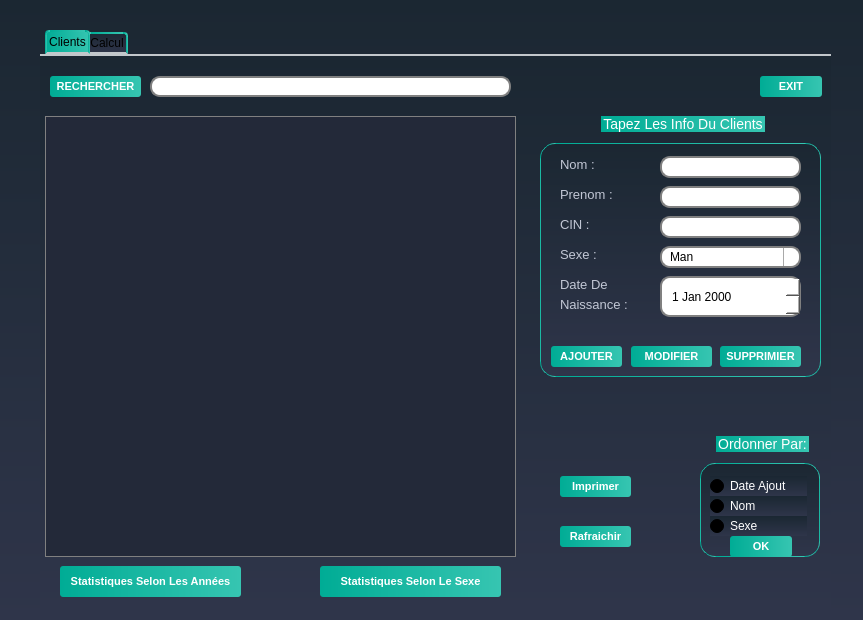
<?xml version="1.0" encoding="UTF-8"?>
<ui version="4.0">
 <class>Clients</class>
 <widget class="QDialog" name="Clients">
  <property name="geometry">
   <rect>
    <x>0</x>
    <y>0</y>
    <width>863</width>
    <height>620</height>
   </rect>
  </property>
  <property name="windowTitle">
   <string>Clients Management</string>
  </property>
  <property name="styleSheet">
   <string notr="true">/*-----QWidget-----*/
QWidget
{
	background-color: qlineargradient(spread:repeat, x1:1, y1:0, x2:1, y2:1, stop:0 rgba(27, 39, 50, 255),stop:1 rgba(47, 53, 74, 255));
	color: #000000;

}


/*-----QLabel-----*/
QLabel
{
	background-color: transparent;
	color: #c2c7d5;
	font-size: 13px;

}


/*-----QPushButton-----*/
QPushButton
{
	background-color: qlineargradient(spread:pad, x1:0, y1:0.511, x2:1, y2:0.511, stop:0 rgba(0, 172, 149, 255),stop:0.995192 rgba(54, 197, 177, 255));
	color: #fff;
	font-size: 11px;
	font-weight: bold;
	border: none;
	border-radius: 3px;
	padding: 5px;

}


QPushButton::pressed
{
	background-color: qlineargradient(spread:pad, x1:0, y1:0.511, x2:1, y2:0.511, stop:0 rgba(0, 207, 179, 255),stop:1 rgba(70, 255, 230, 255));

}


/*-----QCheckBox-----*/
QCheckBox
{
	background-color: transparent;
	color: #fff;
	font-size: 10px;
	font-weight: bold;
	border: none;
	border-radius: 5px;

}


/*-----QCheckBox-----*/
QCheckBox::indicator
{
    color: #b1b1b1;
    background-color: #323232;
    border: 1px solid darkgray;
    width: 12px;
    height: 12px;

}


QCheckBox::indicator:checked
{
    image:url(&quot;./ressources/check.png&quot;);
	background-color: qlineargradient(spread:pad, x1:0, y1:0.511, x2:1, y2:0.511, stop:0 rgba(0, 172, 149, 255),stop:0.995192 rgba(54, 197, 177, 255));;
    border: 1px solid #607cff;

}


QCheckBox::indicator:unchecked:hover
{
    border: 1px solid #08b099;

}


QCheckBox::disabled
{
	color: #656565;

}


QCheckBox::indicator:disabled
{
	background-color: #656565;
	color: #656565;
    border: 1px solid #656565;

}


/*-----QLineEdit-----*/
QLineEdit
{
	background-color: #c2c7d5;
	color: #000;
	font-weight: bold;
	border: none;
	border-radius: 2px;
	padding: 3px;

}



/*-----QListView-----*/
QListView
{
	background-color: qlineargradient(spread:pad, x1:1, y1:0, x2:1, y2:1, stop:0 rgba(50, 61, 80, 255),stop:1 rgba(44, 49, 69, 255));
	color: #fff;
	font-size: 12px;
	font-weight: bold;
	border: 1px solid #191919;
	show-decoration-selected: 0;

}


QListView::item
{
	color: #31cecb;
	background-color: #454e5e;
	border: none;
	padding: 5px;
	border-radius: 0px;
	padding-left : 10px;
	height: 42px;

}

QListView::item:selected
{
	color: #31cecb;
	background-color: #454e5e;

}


QListView::item:!selected
{
	color:white;
	background-color: transparent;
	border: none;
	padding-left : 10px;

}


QListView::item:!selected:hover
{
	color: #bbbcba;
	background-color: #454e5e;
	border: none;
	padding-left : 10px;

}


/*-----QTreeView-----*/
QTreeView 
{
	background-color: #232939;
	show-decoration-selected: 0;
	color: #c2c8d7;

}


QTreeView::item 
{
	border-top-color: transparent;
	border-bottom-color: transparent;

}


QTreeView::item:hover 
{
	background-color: #606060;
	color: #fff;

}


QTreeView::item:selected 
{
	background-color: #0ab19a;
	color: #fff;

}


QTreeView::item:selected:active
{
	background-color: #0ab19a;
	color: #fff;

}


QTreeView::branch:has-children:!has-siblings:closed,
QTreeView::branch:closed:has-children:has-siblings 
{
	image: url(://tree-closed.png);

}

QTreeView::branch:open:has-children:!has-siblings,
QTreeView::branch:open:has-children:has-siblings  
{
	image: url(://tree-open.png);

}


/*-----QTableView &amp; QTableWidget-----*/
QTableView
{
    background-color: #232939;
	border: 1px solid gray;
    color: #f0f0f0;
    gridline-color: #232939;
    outline : 0;

}


QTableView::disabled
{
    background-color: #242526;
    border: 1px solid #32414B;
    color: #656565;
    gridline-color: #656565;
    outline : 0;

}


QTableView::item:hover 
{
    background-color: #606060;
    color: #f0f0f0;

}


QTableView::item:selected 
{
	background-color: #0ab19a;
    color: #F0F0F0;

}


QTableView::item:selected:disabled
{
    background-color: #1a1b1c;
    border: 2px solid #525251;
    color: #656565;

}


QTableCornerButton::section
{
	background-color: #343a49;
    color: #fff;

}


QHeaderView::section
{
	color: #fff;
	border-top: 0px;
	border-bottom: 1px solid gray;
	border-right: 1px solid gray;
	background-color: #343a49;
    margin-top:1px;
	margin-bottom:1px;
	padding: 5px;

}


QHeaderView::section:disabled
{
    background-color: #525251;
    color: #656565;

}


QHeaderView::section:checked
{
    color: #fff;
    background-color: #0ab19a;

}


QHeaderView::section:checked:disabled
{
    color: #656565;
    background-color: #525251;

}


QHeaderView::section::vertical::first,
QHeaderView::section::vertical::only-one
{
    border-top: 1px solid #353635;

}


QHeaderView::section::vertical
{
    border-top: 1px solid #353635;

}


QHeaderView::section::horizontal::first,
QHeaderView::section::horizontal::only-one
{
    border-left: 1px solid #353635;

}


QHeaderView::section::horizontal
{
    border-left: 1px solid #353635;

}


/*-----QScrollBar-----*/
QScrollBar:horizontal 
{
    background-color: transparent;
    height: 8px;
    margin: 0px;
    padding: 0px;

}


QScrollBar::handle:horizontal 
{
    border: none;
	min-width: 100px;
    background-color: #56576c;

}


QScrollBar::add-line:horizontal, 
QScrollBar::sub-line:horizontal,
QScrollBar::add-page:horizontal, 
QScrollBar::sub-page:horizontal 
{
    width: 0px;
    background-color: transparent;

}


QScrollBar:vertical 
{
    background-color: transparent;
    width: 8px;
    margin: 0;

}


QScrollBar::handle:vertical 
{
    border: none;
	min-height: 100px;
    background-color: #56576c;

}


QScrollBar::add-line:vertical, 
QScrollBar::sub-line:vertical,
QScrollBar::add-page:vertical, 
QScrollBar::sub-page:vertical 
{
    height: 0px;
    background-color: transparent;

}
QGroupBox  {
    border: 1px solid gray;
    border-color: qlineargradient(spread:pad, x1:0, y1:0.511, x2:1, y2:0.511, stop:0 rgba(0, 172, 149, 255),stop:0.995192 rgba(54, 197, 177, 255));;
    margin-top: 27px;
    font-size: 14px;
    border-radius: 15px;
}

QGroupBox::title  {
    subcontrol-origin: margin;
    subcontrol-position: top center;
    padding: 5px 8000px 5px 8000px;
    background-color: qlineargradient(spread:pad, x1:0, y1:0.511, x2:1, y2:0.511, stop:0 rgba(0, 172, 149, 255),stop:0.995192 rgba(54, 197, 177, 255));;
    color: rgb(255, 255, 255);
}
QLineEdit {
    border: 2px solid gray;
    border-radius: 10px;
    padding: 0 8px;
    background: white;
    selection-background-color: darkgray;
}
QComboBox {
    border: 2px solid grey;
    border-radius: 10px;
    padding: 0 8px;
    min-width: 6em;
}

QComboBox:editable {
    background: white;
}

QComboBox:!editable, QComboBox::drop-down:editable {
     background: white;
}

/* QComboBox gets the &quot;on&quot; state when the popup is open */
QComboBox:!editable:on, QComboBox::drop-down:editable:on {
    background: qlineargradient(x1: 0, y1: 0, x2: 0, y2: 1,
                                stop: 0 #D3D3D3, stop: 0.4 #D8D8D8,
                                stop: 0.5 #DDDDDD, stop: 1.0 #E1E1E1);
}

QComboBox:on { /* shift the text when the popup opens */
    padding-top: 3px;
    padding-left: 4px;
}

QComboBox::drop-down {
    subcontrol-origin: padding;
    subcontrol-position: top right;
    width: 15px;

    border-left-width: 1px;
    border-left-color: darkgray;
    border-left-style: solid; /* just a single line */
    border-top-right-radius: 10px; /* same radius as the QComboBox */
    border-bottom-right-radius: 10px;
}

QComboBox::down-arrow {
    image: url(/usr/share/icons/crystalsvg/16x16/actions/1downarrow.png);
}

QComboBox::down-arrow:on { /* shift the arrow when popup is open */
    top: 1px;
    left: 1px;
}
QComboBox QAbstractItemView {
    border: 2px solid gray;
    selection-background-color: lightgray;
}
QTabWidget::pane { /* The tab widget frame */
    border-top: 2px solid #C2C7CB;
}

QTabWidget::tab-bar {
    left: 5px; /* move to the right by 5px */
}

/* Style the tab using the tab sub-control. Note that
    it reads QTabBar _not_ QTabWidget */
QTabBar::tab {
    background: qlineargradient(x1: 0, y1: 0, x2: 0, y2: 1,
                                stop: 0 #E1E1E1, stop: 0.4 #DDDDDD,
                                stop: 0.5 #D8D8D8, stop: 1.0 #D3D3D3);
    border: 2px solid qlineargradient(spread:pad, x1:0, y1:0.511, x2:1, y2:0.511, stop:0 rgba(0, 172, 149, 255),stop:0.995192 rgba(54, 197, 177, 255));;
    border-bottom-color: #C2C7CB; /* same as the pane color */
    border-top-left-radius: 4px;
    border-top-right-radius: 4px;
    min-width: 8ex;
    padding: 2px;
}

QTabBar::tab:selected, QTabBar::tab:hover {
    background: qlineargradient(spread:pad, x1:0, y1:0.511, x2:1, y2:0.511, stop:0 rgba(0, 172, 149, 255),stop:0.995192 rgba(54, 197, 177, 255));
}

QTabBar::tab:selected {
    border-color:qlineargradient(spread:pad, x1:0, y1:0.511, x2:1, y2:0.511, stop:0 rgba(0, 172, 149, 255),stop:0.995192 rgba(54, 197, 177, 255));
    border-bottom-color: #C2C7CB; /* same as pane color */
}

QTabBar::tab:!selected {
    margin-top: 2px; /* make non-selected tabs look smaller */
}

/* make use of negative margins for overlapping tabs */
QTabBar::tab:selected {
    /* expand/overlap to the left and right by 4px */
    margin-left: -4px;
    margin-right: -4px;
}

QTabBar::tab:first:selected {
    margin-left: 0; /* the first selected tab has nothing to overlap with on the left */
}

QTabBar::tab:last:selected {
    margin-right: 0; /* the last selected tab has nothing to overlap with on the right */
}

QTabBar::tab:only-one {
    margin: 0; /* if there is only one tab, we don't want overlapping margins */
}
QRadioButton{

	color:white;
	font:solid;
}
QDateEdit
{
    background-color: white;
	border: 2px solid grey;
    border-radius: 10px;
    padding: 0 8px;
    spacing: 5px; 
    min-width: 6em;
}


QDateEdit::drop-down {
    image: url(:/new/myapp/cbarrowdn.png);
    width:50px;
    height:15px;
    subcontrol-position: right top;
    subcontrol-origin:margin;
    background-color: white;
   	border: 2px solid grey;
    border-radius: 10px;
    padding: 0 8px;
    spacing: 5px; 
    min-width: 6em;
   spacing: 5px; 
}
QTableView {
    selection-background-color: qlineargradient(x1: 0, y1: 0, x2: 0.5, y2: 0.5,
                                stop: 0 #FF92BB, stop: 1 white);
}
QTableView QTableCornerButton::section {
    background: qlineargradient(spread:pad, x1:0, y1:0.511, x2:1, y2:0.511, stop:0 rgba(0, 172, 149, 255),stop:0.995192 rgba(54, 197, 177, 255));;
    border: 2px outset white;
}
QTableView::indicator:unchecked {
    background-color: #d7d6d5
}
</string>
  </property>
  <widget class="QTabWidget" name="tabWidget">
   <property name="geometry">
    <rect>
     <x>40</x>
     <y>30</y>
     <width>791</width>
     <height>581</height>
    </rect>
   </property>
   <property name="styleSheet">
    <string notr="true"/>
   </property>
   <property name="currentIndex">
    <number>0</number>
   </property>
   <widget class="QWidget" name="Clients_Management">
    <attribute name="title">
     <string>Clients</string>
    </attribute>
    <widget class="QGroupBox" name="groupBox_OrderBy">
     <property name="geometry">
      <rect>
       <x>660</x>
       <y>380</y>
       <width>120</width>
       <height>121</height>
      </rect>
     </property>
     <property name="title">
      <string>Ordonner Par:</string>
     </property>
     <widget class="QRadioButton" name="radioButton_Subscription">
      <property name="geometry">
       <rect>
        <x>10</x>
        <y>40</y>
        <width>97</width>
        <height>20</height>
       </rect>
      </property>
      <property name="styleSheet">
       <string notr="true"/>
      </property>
      <property name="text">
       <string>Date Ajout</string>
      </property>
     </widget>
     <widget class="QRadioButton" name="radioButton_Names">
      <property name="geometry">
       <rect>
        <x>10</x>
        <y>60</y>
        <width>97</width>
        <height>20</height>
       </rect>
      </property>
      <property name="text">
       <string>Nom</string>
      </property>
     </widget>
     <widget class="QRadioButton" name="radioButton_Gender">
      <property name="geometry">
       <rect>
        <x>10</x>
        <y>80</y>
        <width>97</width>
        <height>20</height>
       </rect>
      </property>
      <property name="text">
       <string>Sexe</string>
      </property>
     </widget>
     <widget class="QPushButton" name="pushButton_OK">
      <property name="geometry">
       <rect>
        <x>30</x>
        <y>100</y>
        <width>62</width>
        <height>21</height>
       </rect>
      </property>
      <property name="text">
       <string>OK</string>
      </property>
     </widget>
    </widget>
    <widget class="QGroupBox" name="groupBox_ClientInfo">
     <property name="geometry">
      <rect>
       <x>500</x>
       <y>60</y>
       <width>281</width>
       <height>261</height>
      </rect>
     </property>
     <property name="title">
      <string>Tapez Les Info Du Clients</string>
     </property>
     <widget class="QPushButton" name="pushButton_Add">
      <property name="geometry">
       <rect>
        <x>11</x>
        <y>230</y>
        <width>71</width>
        <height>21</height>
       </rect>
      </property>
      <property name="text">
       <string>AJOUTER</string>
      </property>
     </widget>
     <widget class="QLabel" name="label">
      <property name="geometry">
       <rect>
        <x>20</x>
        <y>40</y>
        <width>91</width>
        <height>16</height>
       </rect>
      </property>
      <property name="text">
       <string>Nom :</string>
      </property>
     </widget>
     <widget class="QLabel" name="label_2">
      <property name="geometry">
       <rect>
        <x>20</x>
        <y>70</y>
        <width>91</width>
        <height>16</height>
       </rect>
      </property>
      <property name="text">
       <string>Prenom :</string>
      </property>
     </widget>
     <widget class="QLabel" name="label_3">
      <property name="geometry">
       <rect>
        <x>20</x>
        <y>130</y>
        <width>56</width>
        <height>16</height>
       </rect>
      </property>
      <property name="text">
       <string>Sexe :</string>
      </property>
     </widget>
     <widget class="QLineEdit" name="lineEdit_FirstName">
      <property name="geometry">
       <rect>
        <x>120</x>
        <y>40</y>
        <width>141</width>
        <height>22</height>
       </rect>
      </property>
      <property name="styleSheet">
       <string notr="true">QLineEdit {
    border: 2px solid gray;
    border-radius: 10px;
    padding: 0 8px;
    background: white;
    selection-background-color: darkgray;
}</string>
      </property>
     </widget>
     <widget class="QLineEdit" name="lineEdit_LastName">
      <property name="geometry">
       <rect>
        <x>120</x>
        <y>70</y>
        <width>141</width>
        <height>22</height>
       </rect>
      </property>
     </widget>
     <widget class="QComboBox" name="comboBox_Gender">
      <property name="geometry">
       <rect>
        <x>120</x>
        <y>130</y>
        <width>141</width>
        <height>22</height>
       </rect>
      </property>
      <property name="styleSheet">
       <string notr="true"/>
      </property>
      <item>
       <property name="text">
        <string>Man</string>
       </property>
      </item>
      <item>
       <property name="text">
        <string>Woman</string>
       </property>
      </item>
     </widget>
     <widget class="QLabel" name="label_4">
      <property name="geometry">
       <rect>
        <x>20</x>
        <y>160</y>
        <width>91</width>
        <height>16</height>
       </rect>
      </property>
      <property name="text">
       <string>Date De </string>
      </property>
     </widget>
     <widget class="QDateEdit" name="dateEdit_BirthDate">
      <property name="geometry">
       <rect>
        <x>120</x>
        <y>160</y>
        <width>141</width>
        <height>41</height>
       </rect>
      </property>
      <property name="styleSheet">
       <string notr="true"/>
      </property>
     </widget>
     <widget class="QPushButton" name="pushButton_modify">
      <property name="geometry">
       <rect>
        <x>91</x>
        <y>230</y>
        <width>81</width>
        <height>21</height>
       </rect>
      </property>
      <property name="text">
       <string>MODIFIER</string>
      </property>
     </widget>
     <widget class="QLineEdit" name="lineEdit_CIN">
      <property name="geometry">
       <rect>
        <x>120</x>
        <y>100</y>
        <width>141</width>
        <height>22</height>
       </rect>
      </property>
     </widget>
     <widget class="QLabel" name="label_5">
      <property name="geometry">
       <rect>
        <x>20</x>
        <y>100</y>
        <width>71</width>
        <height>16</height>
       </rect>
      </property>
      <property name="text">
       <string>CIN :</string>
      </property>
     </widget>
     <widget class="QPushButton" name="pushButton_delete">
      <property name="geometry">
       <rect>
        <x>180</x>
        <y>230</y>
        <width>81</width>
        <height>21</height>
       </rect>
      </property>
      <property name="text">
       <string>SUPPRIMIER</string>
      </property>
     </widget>
     <widget class="QLabel" name="label_6">
      <property name="geometry">
       <rect>
        <x>20</x>
        <y>180</y>
        <width>71</width>
        <height>16</height>
       </rect>
      </property>
      <property name="text">
       <string>Naissance :</string>
      </property>
     </widget>
    </widget>
    <widget class="QLineEdit" name="lineEdit_SearchBar">
     <property name="geometry">
      <rect>
       <x>110</x>
       <y>20</y>
       <width>361</width>
       <height>21</height>
      </rect>
     </property>
    </widget>
    <widget class="QPushButton" name="pushButton_Search">
     <property name="geometry">
      <rect>
       <x>10</x>
       <y>20</y>
       <width>91</width>
       <height>21</height>
      </rect>
     </property>
     <property name="text">
      <string>RECHERCHER</string>
     </property>
    </widget>
    <widget class="QPushButton" name="pushButton_Quit">
     <property name="geometry">
      <rect>
       <x>720</x>
       <y>20</y>
       <width>62</width>
       <height>21</height>
      </rect>
     </property>
     <property name="text">
      <string>EXIT</string>
     </property>
    </widget>
    <widget class="QPushButton" name="pushButton_ShowAll">
     <property name="geometry">
      <rect>
       <x>520</x>
       <y>470</y>
       <width>71</width>
       <height>21</height>
      </rect>
     </property>
     <property name="text">
      <string>Rafraichir</string>
     </property>
    </widget>
    <widget class="QTableView" name="tableView">
     <property name="geometry">
      <rect>
       <x>5</x>
       <y>60</y>
       <width>471</width>
       <height>441</height>
      </rect>
     </property>
    </widget>
    <widget class="QPushButton" name="pushButton_print">
     <property name="geometry">
      <rect>
       <x>520</x>
       <y>420</y>
       <width>71</width>
       <height>21</height>
      </rect>
     </property>
     <property name="text">
      <string>Imprimer</string>
     </property>
    </widget>
    <widget class="QPushButton" name="pushButton_Stats">
     <property name="geometry">
      <rect>
       <x>280</x>
       <y>510</y>
       <width>181</width>
       <height>31</height>
      </rect>
     </property>
     <property name="text">
      <string>Statistiques Selon Le Sexe</string>
     </property>
    </widget>
    <widget class="QPushButton" name="pushButton_StatsNB">
     <property name="geometry">
      <rect>
       <x>20</x>
       <y>510</y>
       <width>181</width>
       <height>31</height>
      </rect>
     </property>
     <property name="text">
      <string>Statistiques Selon Les Années</string>
     </property>
    </widget>
   </widget>
   <widget class="QWidget" name="Clients_stats">
    <attribute name="title">
     <string>Calcul</string>
    </attribute>
    <widget class="QPushButton" name="pushButton_Quit_2">
     <property name="geometry">
      <rect>
       <x>720</x>
       <y>20</y>
       <width>62</width>
       <height>21</height>
      </rect>
     </property>
     <property name="text">
      <string>EXIT</string>
     </property>
    </widget>
    <widget class="QLineEdit" name="Display">
     <property name="geometry">
      <rect>
       <x>10</x>
       <y>80</y>
       <width>781</width>
       <height>161</height>
      </rect>
     </property>
     <property name="sizePolicy">
      <sizepolicy hsizetype="Expanding" vsizetype="Expanding">
       <horstretch>0</horstretch>
       <verstretch>0</verstretch>
      </sizepolicy>
     </property>
     <property name="font">
      <font>
       <family>Arial</family>
       <pointsize>18</pointsize>
       <weight>75</weight>
       <bold>true</bold>
      </font>
     </property>
     <property name="text">
      <string>0.0</string>
     </property>
     <property name="alignment">
      <set>Qt::AlignRight|Qt::AlignTrailing|Qt::AlignVCenter</set>
     </property>
    </widget>
    <widget class="QPushButton" name="ChangeSign">
     <property name="geometry">
      <rect>
       <x>300</x>
       <y>430</y>
       <width>93</width>
       <height>28</height>
      </rect>
     </property>
     <property name="sizePolicy">
      <sizepolicy hsizetype="Preferred" vsizetype="Preferred">
       <horstretch>0</horstretch>
       <verstretch>0</verstretch>
      </sizepolicy>
     </property>
     <property name="text">
      <string>+/-</string>
     </property>
    </widget>
    <widget class="QPushButton" name="Subtract">
     <property name="geometry">
      <rect>
       <x>420</x>
       <y>430</y>
       <width>93</width>
       <height>28</height>
      </rect>
     </property>
     <property name="sizePolicy">
      <sizepolicy hsizetype="Preferred" vsizetype="Preferred">
       <horstretch>0</horstretch>
       <verstretch>0</verstretch>
      </sizepolicy>
     </property>
     <property name="text">
      <string>-</string>
     </property>
    </widget>
    <widget class="QPushButton" name="Button0">
     <property name="geometry">
      <rect>
       <x>180</x>
       <y>430</y>
       <width>93</width>
       <height>28</height>
      </rect>
     </property>
     <property name="sizePolicy">
      <sizepolicy hsizetype="Preferred" vsizetype="Preferred">
       <horstretch>0</horstretch>
       <verstretch>0</verstretch>
      </sizepolicy>
     </property>
     <property name="text">
      <string>0</string>
     </property>
    </widget>
    <widget class="QPushButton" name="Clear">
     <property name="geometry">
      <rect>
       <x>60</x>
       <y>430</y>
       <width>93</width>
       <height>28</height>
      </rect>
     </property>
     <property name="sizePolicy">
      <sizepolicy hsizetype="Preferred" vsizetype="Preferred">
       <horstretch>0</horstretch>
       <verstretch>0</verstretch>
      </sizepolicy>
     </property>
     <property name="text">
      <string>AC</string>
     </property>
    </widget>
    <widget class="QPushButton" name="Equals">
     <property name="geometry">
      <rect>
       <x>540</x>
       <y>430</y>
       <width>93</width>
       <height>28</height>
      </rect>
     </property>
     <property name="sizePolicy">
      <sizepolicy hsizetype="Preferred" vsizetype="Preferred">
       <horstretch>0</horstretch>
       <verstretch>0</verstretch>
      </sizepolicy>
     </property>
     <property name="styleSheet">
      <string notr="true">selection-background-color: rgb(255, 170, 0);
QPushButton {
     background-color: #ffaa00; border: 1px solid gray;
	border-radius: 0px;
	padding: 5px;
}
QPushButton:pressed {
    background-color: #A9A9A9; border: 1px solid gray;
	border-radius: 0px;
	padding: 5px;
}</string>
     </property>
     <property name="text">
      <string>=</string>
     </property>
    </widget>
    <widget class="QPushButton" name="Multiply">
     <property name="geometry">
      <rect>
       <x>420</x>
       <y>330</y>
       <width>93</width>
       <height>28</height>
      </rect>
     </property>
     <property name="sizePolicy">
      <sizepolicy hsizetype="Preferred" vsizetype="Preferred">
       <horstretch>0</horstretch>
       <verstretch>0</verstretch>
      </sizepolicy>
     </property>
     <property name="text">
      <string>*</string>
     </property>
    </widget>
    <widget class="QPushButton" name="Button6">
     <property name="geometry">
      <rect>
       <x>300</x>
       <y>330</y>
       <width>93</width>
       <height>28</height>
      </rect>
     </property>
     <property name="sizePolicy">
      <sizepolicy hsizetype="Preferred" vsizetype="Preferred">
       <horstretch>0</horstretch>
       <verstretch>0</verstretch>
      </sizepolicy>
     </property>
     <property name="text">
      <string>6</string>
     </property>
    </widget>
    <widget class="QPushButton" name="memClear">
     <property name="geometry">
      <rect>
       <x>540</x>
       <y>330</y>
       <width>93</width>
       <height>28</height>
      </rect>
     </property>
     <property name="sizePolicy">
      <sizepolicy hsizetype="Preferred" vsizetype="Preferred">
       <horstretch>0</horstretch>
       <verstretch>0</verstretch>
      </sizepolicy>
     </property>
     <property name="text">
      <string>M-</string>
     </property>
    </widget>
    <widget class="QPushButton" name="Button5">
     <property name="geometry">
      <rect>
       <x>180</x>
       <y>330</y>
       <width>93</width>
       <height>28</height>
      </rect>
     </property>
     <property name="sizePolicy">
      <sizepolicy hsizetype="Preferred" vsizetype="Preferred">
       <horstretch>0</horstretch>
       <verstretch>0</verstretch>
      </sizepolicy>
     </property>
     <property name="text">
      <string>5</string>
     </property>
    </widget>
    <widget class="QPushButton" name="Button4">
     <property name="geometry">
      <rect>
       <x>60</x>
       <y>330</y>
       <width>93</width>
       <height>28</height>
      </rect>
     </property>
     <property name="sizePolicy">
      <sizepolicy hsizetype="Preferred" vsizetype="Preferred">
       <horstretch>0</horstretch>
       <verstretch>0</verstretch>
      </sizepolicy>
     </property>
     <property name="text">
      <string>4</string>
     </property>
    </widget>
    <widget class="QPushButton" name="Add">
     <property name="geometry">
      <rect>
       <x>420</x>
       <y>380</y>
       <width>93</width>
       <height>28</height>
      </rect>
     </property>
     <property name="sizePolicy">
      <sizepolicy hsizetype="Preferred" vsizetype="Preferred">
       <horstretch>0</horstretch>
       <verstretch>0</verstretch>
      </sizepolicy>
     </property>
     <property name="text">
      <string>+</string>
     </property>
    </widget>
    <widget class="QPushButton" name="Button3">
     <property name="geometry">
      <rect>
       <x>300</x>
       <y>380</y>
       <width>93</width>
       <height>28</height>
      </rect>
     </property>
     <property name="sizePolicy">
      <sizepolicy hsizetype="Preferred" vsizetype="Preferred">
       <horstretch>0</horstretch>
       <verstretch>0</verstretch>
      </sizepolicy>
     </property>
     <property name="text">
      <string>3</string>
     </property>
    </widget>
    <widget class="QPushButton" name="memGet">
     <property name="geometry">
      <rect>
       <x>540</x>
       <y>380</y>
       <width>93</width>
       <height>28</height>
      </rect>
     </property>
     <property name="sizePolicy">
      <sizepolicy hsizetype="Preferred" vsizetype="Preferred">
       <horstretch>0</horstretch>
       <verstretch>0</verstretch>
      </sizepolicy>
     </property>
     <property name="text">
      <string>M</string>
     </property>
    </widget>
    <widget class="QPushButton" name="Button2">
     <property name="geometry">
      <rect>
       <x>180</x>
       <y>380</y>
       <width>93</width>
       <height>28</height>
      </rect>
     </property>
     <property name="sizePolicy">
      <sizepolicy hsizetype="Preferred" vsizetype="Preferred">
       <horstretch>0</horstretch>
       <verstretch>0</verstretch>
      </sizepolicy>
     </property>
     <property name="text">
      <string>2</string>
     </property>
    </widget>
    <widget class="QPushButton" name="Button1">
     <property name="geometry">
      <rect>
       <x>60</x>
       <y>380</y>
       <width>93</width>
       <height>28</height>
      </rect>
     </property>
     <property name="sizePolicy">
      <sizepolicy hsizetype="Preferred" vsizetype="Preferred">
       <horstretch>0</horstretch>
       <verstretch>0</verstretch>
      </sizepolicy>
     </property>
     <property name="text">
      <string>1</string>
     </property>
    </widget>
    <widget class="QPushButton" name="Divide">
     <property name="geometry">
      <rect>
       <x>420</x>
       <y>280</y>
       <width>93</width>
       <height>28</height>
      </rect>
     </property>
     <property name="sizePolicy">
      <sizepolicy hsizetype="Preferred" vsizetype="Preferred">
       <horstretch>0</horstretch>
       <verstretch>0</verstretch>
      </sizepolicy>
     </property>
     <property name="text">
      <string>/</string>
     </property>
    </widget>
    <widget class="QPushButton" name="Button9">
     <property name="geometry">
      <rect>
       <x>300</x>
       <y>280</y>
       <width>93</width>
       <height>28</height>
      </rect>
     </property>
     <property name="sizePolicy">
      <sizepolicy hsizetype="Preferred" vsizetype="Preferred">
       <horstretch>0</horstretch>
       <verstretch>0</verstretch>
      </sizepolicy>
     </property>
     <property name="text">
      <string>9</string>
     </property>
    </widget>
    <widget class="QPushButton" name="memAdd">
     <property name="geometry">
      <rect>
       <x>540</x>
       <y>280</y>
       <width>93</width>
       <height>28</height>
      </rect>
     </property>
     <property name="sizePolicy">
      <sizepolicy hsizetype="Preferred" vsizetype="Preferred">
       <horstretch>0</horstretch>
       <verstretch>0</verstretch>
      </sizepolicy>
     </property>
     <property name="text">
      <string>M+</string>
     </property>
    </widget>
    <widget class="QPushButton" name="Button8">
     <property name="geometry">
      <rect>
       <x>180</x>
       <y>280</y>
       <width>93</width>
       <height>28</height>
      </rect>
     </property>
     <property name="sizePolicy">
      <sizepolicy hsizetype="Preferred" vsizetype="Preferred">
       <horstretch>0</horstretch>
       <verstretch>0</verstretch>
      </sizepolicy>
     </property>
     <property name="text">
      <string>8</string>
     </property>
    </widget>
    <widget class="QPushButton" name="Button7">
     <property name="geometry">
      <rect>
       <x>60</x>
       <y>280</y>
       <width>93</width>
       <height>28</height>
      </rect>
     </property>
     <property name="sizePolicy">
      <sizepolicy hsizetype="Preferred" vsizetype="Preferred">
       <horstretch>0</horstretch>
       <verstretch>0</verstretch>
      </sizepolicy>
     </property>
     <property name="text">
      <string>7</string>
     </property>
    </widget>
    <widget class="QPushButton" name="pushButton">
     <property name="geometry">
      <rect>
       <x>650</x>
       <y>280</y>
       <width>93</width>
       <height>181</height>
      </rect>
     </property>
     <property name="text">
      <string>Reduction </string>
     </property>
    </widget>
    <widget class="QLabel" name="label_13">
     <property name="geometry">
      <rect>
       <x>670</x>
       <y>340</y>
       <width>71</width>
       <height>20</height>
      </rect>
     </property>
     <property name="text">
      <string>Appliquer</string>
     </property>
    </widget>
   </widget>
  </widget>
 </widget>
 <resources/>
 <connections/>
</ui>
